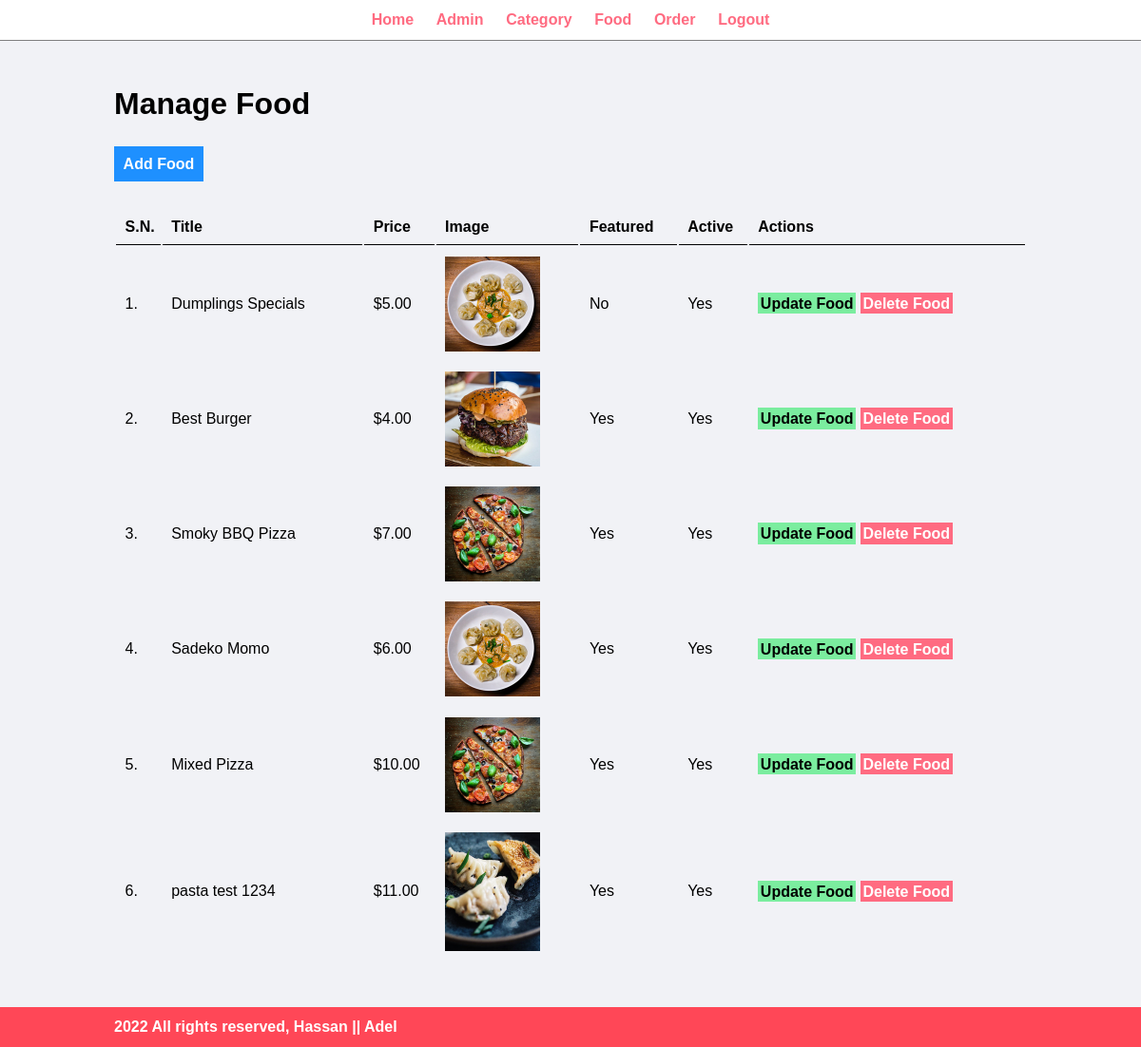
Screenshot of /admin/manage-food.php (signed in) with the database file from the repository.
### tables this page shows
CREATE TABLE `tbl_food` (
  `id` int(10) UNSIGNED NOT NULL,
  `title` varchar(100) NOT NULL,
  `description` text NOT NULL,
  `price` decimal(10,2) NOT NULL,
  `image_name` varchar(255) NOT NULL,
  `category_id` int(10) UNSIGNED NOT NULL,
  `featured` varchar(10) NOT NULL,
  `active` varchar(10) NOT NULL
);

### admin/manage-food.php (the view, shortened to what this page needs)
<?php include('partials/menu.php'); ?>
<div class="main-content">
    <div class="wrapper">
        <h1>Manage Food</h1>
        <br /><br />
                <a href="<?php echo SITEURL; ?>admin/add-food.php" class="btn-primary">Add Food</a>
                <br /><br /><br />
                <table class="tbl-full">
                    <tr>
                        <th>S.N.</th>
                        <th>Title</th>
                        <th>Price</th>
                        <th>Image</th>
                        <th>Featured</th>
                        <th>Active</th>
                        <th>Actions</th>
                    </tr>
                    <?php
                        $sql = "SELECT * FROM tbl_food";
                        $res = mysqli_query($conn, $sql);
                        $count = mysqli_num_rows($res);
                        $sn=1;
                        if($count>0)
                        {
                            while($row=mysqli_fetch_assoc($res))
                            {
                                $id = $row['id'];
                                $title = $row['title'];
                                $price = $row['price'];
                                $image_name = $row['image_name'];
                                $featured = $row['featured'];
                                $active = $row['active'];
                                ?>
                                <tr>
                                    <td><?php echo $sn++; ?>. </td>
                                    <td><?php echo $title; ?></td>
                                    <td>$<?php echo $price; ?></td>
                                    <td>
                                        <?php
                                            if($image_name=="")
                                            {
                                                echo "<div class='error'>Image not Added.</div>";
                                            }
                                            else
                                            {
                                                ?>
                                                <img src="<?php echo SITEURL; ?>images/food/<?php echo $image_name; ?>" width="100px">
                                                <?php
                                            }
                                        ?>
                                    </td>
                                    <td><?php echo $featured; ?></td>
                                    <td><?php echo $active; ?></td>
                                    <td>
                                        <a href="<?php echo SITEURL; ?>admin/update-food.php?id=<?php echo $id; ?>" class="btn-secondary">Update Food</a>
                                        <a href="<?php echo SITEURL; ?>admin/delete-food.php?id=<?php echo $id; ?>&image_name=<?php echo $image_name; ?>" class="btn-danger">Delete Food</a>
                                    </td>
                                </tr>
                                <?php
                            }
                        }
                        else
                        {
                            echo "<tr> <td colspan='7' class='error'> Food not Added Yet. </td> </tr>";
                        }
                    ?>
                </table>
    </div>
</div>
<?php include('partials/footer.php'); ?>

### admin/partials/menu.php (shortened to what this page needs)
<html>
    <head>
        <link rel="stylesheet" href="../css/admin.css">
    </head>
    <body>
        <div class="menu text-center">
            <div class="wrapper">
                <ul>
                    <li><a href="index.php">Home</a></li>
                    <li><a href="manage-admin.php">Admin</a></li>
                    <li><a href="manage-category.php">Category</a></li>
                    <li><a href="manage-food.php">Food</a></li>
                    <li><a href="manage-order.php">Order</a></li>
                    <li><a href="logout.php">Logout</a></li>
                </ul>
            </div>
        </div>

### admin/partials/footer.php
<div class="footer">
            <div class="wrapper">
           <marquee style="font-size:x-larger; font-weight:bolder "> 2022 All rights reserved, Hassan || Adel </marquee>
            </div>
        </div>
    </body>
</html>

### css/admin.css (style rules this page uses)
* { margin: 0; padding: 0; font-family: Arial, Helvetica, sans-serif; }
.wrapper { padding: 1%; width: 80%; margin: 0 auto; }
.text-center { text-align: center; }
.tbl-full { width: 100%; }
table tr th { border-bottom: 1px solid black; padding: 1%; text-align: left; }
table tr td { padding: 1%; }
.btn-primary { background-color: #1e90ff; padding: 1%; color: white; text-decoration: none; font-weight: bold; }
.btn-secondary { background-color: #7bed9f; padding: 1%; color: black; text-decoration: none; font-weight: bold; }
.btn-danger { background-color: #ff6b81; padding: 1%; color: white; text-decoration: none; font-weight: bold; }
.menu { border-bottom: 1px solid grey; }
.menu ul { list-style-type: none; }
.menu ul li { display: inline; padding: 1%; }
.menu ul li a { text-decoration: none; font-weight: bold; color: #ff6b81; }
.main-content { background-color: #f1f2f6; padding: 3% 0; }
.footer { background-color: #ff4757; color: white; }

### rows the page displays
tbl_food: title "Dumplings Specials", price "5.00", image_name (picture), featured "No", active "Yes"
tbl_food: title "Best Burger", price "4.00", image_name (picture), featured "Yes", active "Yes"
tbl_food: title "Smoky BBQ Pizza", price "7.00", image_name (picture), featured "Yes", active "Yes"
tbl_food: title "Sadeko Momo", price "6.00", image_name (picture), featured "Yes", active "Yes"
tbl_food: title "Mixed Pizza", price "10.00", image_name (picture), featured "Yes", active "Yes"
tbl_food: title "pasta test 1234", price "11.00", image_name (picture), featured "Yes", active "Yes"
